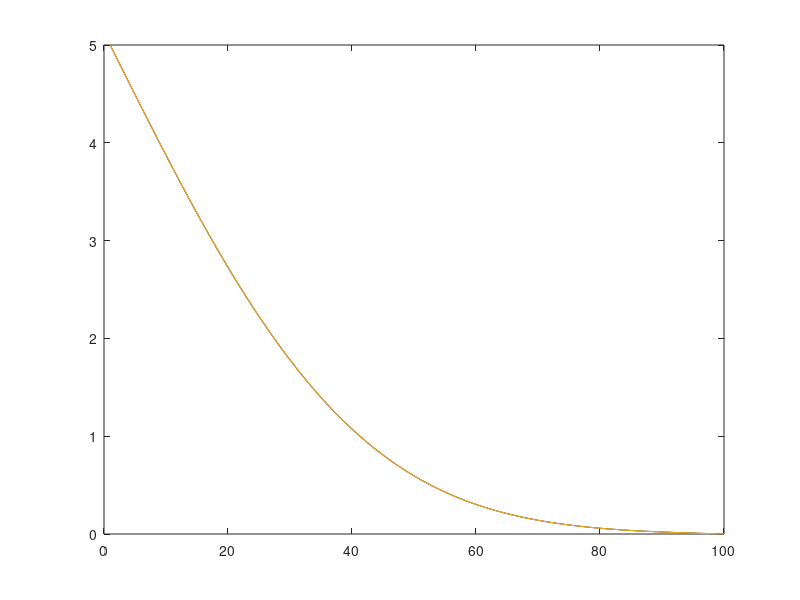

The MATLAB source for this figure:
%code essai méthode implicite et de Crank-Nicholson
%méthode implicite
sz = 100;
dx = 15;
dt = 1/900; %in min
n_time=1000;

D = 100000;

A = D*dt/(dx^2)
Gl = zeros(1,sz);
Gn = zeros(1,sz);
Gl_e = zeros(1,sz);
Gl_cn = zeros(1,sz);
Gl(1) = 5;
Gl(sz) = 0;
Gl_e(1) = 5;
Gl_e(sz) = 0;
Gn(1) = 5;
Gn(sz) = 0;
Gl_cn(1) = 5;
Gl_cn(sz) = 0;

%initialisation
d_cn(1) = Gl_cn(1);
d_cn(sz) = Gl_cn(sz);

for i=1:n_time
  i;
% "simple" implicit algorithm
%calcul de d
  d = Gl;

%calcul de la matrice A
  up_dg = [0; A*ones(sz-2,1)];
  lo_dg = [A*ones(sz-2,1); 0];
  dg = [1; (2*A+1)*ones(sz-2,1); 1];

   AA=diag(dg)+ diag(-up_dg,1)+ diag(-lo_dg,-1);

   Gn = AA\d';
   Gl = Gn';

% "simple" explicit
Gl_e(2:sz-1) =  Gl_e(2:sz-1) +  A*(Gl_e(3:sz) -2*(Gl_e(2:sz-1)) + Gl_e(1:sz-2));

% crank Nicholson algorithm
  up_dg_cn = [0; A/2*ones(sz-2,1)];
  lo_dg_cn = [A/2*ones(sz-2,1); 0];
  dg_cn = [1; (A+1)*ones(sz-2,1); 1];

   AA_cn=diag(dg_cn)+ diag(-up_dg_cn,1)+ diag(-lo_dg_cn,-1);

d_cn(2:sz-1) =  A/2*(Gl_cn(3:sz)) - (A-1)*Gl_cn(2:sz-1) + A/2*(Gl_cn(1:sz-2));

  Gn_cn = (AA_cn)\d_cn';
  Gl_cn = Gn_cn';


endfor

figure
plot(Gl)
hold on
plot(Gl_cn)
plot(Gl_e)
